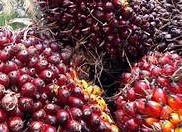
#> input picture 1207070066_Mochammad Reza Dwi Syahputra_praktikum pcd 10/zoom.jpg, 182 x 132 px
$ python 'tugas 6.py'
#> lines starting #> are read from the running program, lines starting #| are printed output that depends on the picture
# tampilkan kedua gambar
import cv2
from matplotlib import pyplot as plt
# panggil dan konversi warna agar sesuai dengan Matplotlib
einstein = cv2.imread('zoom.jpg')
#> einstein is the input picture: shape (132, 182, 3); mean B, G, R 73.5, 69.2, 119.1
einstein =  cv2.cvtColor(einstein, cv2.COLOR_BGR2RGB) # simpan dengan nama yang sama = ditumpuk
# panggil dan konversi warna agar sesuai dengan Matplotlib
solvay = cv2.imread('sawit.jpg')
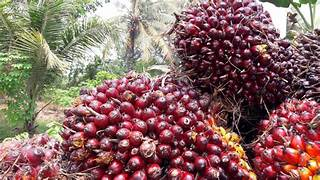
#> input picture 1207070066_Mochammad Reza Dwi Syahputra_praktikum pcd 10/sawit.jpg, 320 x 180 px
#> solvay is the input picture: shape (180, 320, 3); mean B, G, R 100.6, 105.1, 137.8
solvay =  cv2.cvtColor(solvay, cv2.COLOR_BGR2RGB)
plt.subplot(121),plt.imshow(einstein), plt.title('Einstein')
plt.subplot(122),plt.imshow(solvay), plt.title('Solvay Conference 1927')
plt.show()
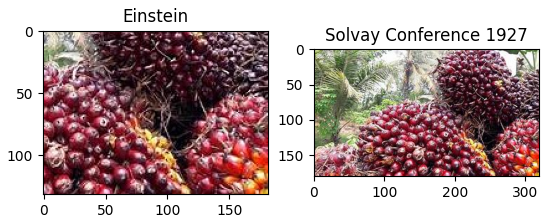
#> figure drawn by matplotlib, 2 panels

import cv2
import numpy as np
from matplotlib import pyplot as plt

img = cv2.imread('zoom.jpg',0)
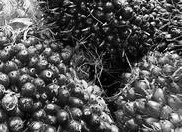
#> img: shape (132, 182); min 0, max 255, mean 84.6
img2 = img.copy()
template = cv2.imread('sawit.jpg',0)
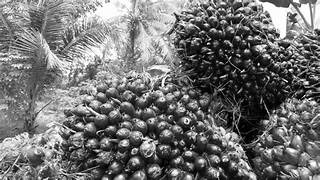
#> template: shape (180, 320); min 0, max 255, mean 114.3
w, h = template.shape[::-1]
#> w = 320; h = 180

# All the 6 methods for comparison in a list
methods = ['cv2.TM_CCOEFF', 'cv2.TM_CCOEFF_NORMED', 'cv2.TM_CCORR',
            'cv2.TM_CCORR_NORMED', 'cv2.TM_SQDIFF', 'cv2.TM_SQDIFF_NORMED']

# perbesar ukuran hasil plotting
plt.rcParams["figure.figsize"] = (15,15)

for met in methods:
    img = img2.copy()
    method = eval(met)

    # menggunakan template matching
    res = cv2.matchTemplate(img,template,method)

    # mencari ukuran citra template untuk menggambar kotak
    min_val, max_val, min_loc, max_loc = cv2.minMaxLoc(res)

    # metode TM_SQDIFF dan TM_SQDIFF_NORMED menggunakan persamaan yang sedikit berbeda
    # sehingga dibuatkan fungsi khusus untuk mengambil nilai minimum
    if method in [cv2.TM_SQDIFF, cv2.TM_SQDIFF_NORMED]:
        top_left = min_loc
    else:
        top_left = max_loc
    bottom_right = (top_left[0] + w, top_left[1] + h)

    # buat persegi pada lokasi yang ditemukan
    cv2.rectangle(img, top_left, bottom_right, 255, 2) # 2 adalah ketebalan garis kotak

    print("hasil metode", met, ": " )
    plt.subplot(121),plt.imshow(res,cmap = 'gray')
    plt.title('Hasil matching'), plt.xticks([]), plt.yticks([])
    plt.subplot(122),plt.imshow(img,cmap = 'gray')
    plt.title('Lokasi terdeteksi'), plt.xticks([]), plt.yticks([])

    plt.show()
#> this loop made 6 passes
#> (min_val, max_val, min_loc, top_left, bottom_right) on passes 1 to 4: (-19684168, 98815144, (29, 0), (138, 47), (458, 227)), (-0.195, 0.998, (29, 0), (138, 47), (458, 227)), (182032976, 283938656, (100, 48), (0, 0), (320, 180)), (0.655, 0.999, (92, 44), (138, 47), (458, 227))
#> (min_val, max_val, max_loc, top_left, bottom_right) on passes 5 to 6: (428438, 306313824, (29, 0), (138, 47), (458, 227)), (0.00158, 0.795, (32, 0), (138, 47), (458, 227))
#> pass 1, `res = cv2.matchTemplate(img,template,method)`:
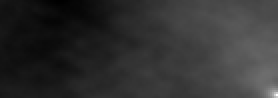
#> res: shape (49, 139) float32 (shown 2 times larger); min -19684168, max 98815144, mean 3190592.5; drawn with min black and max white
#> pass 1, `plt.show()`:
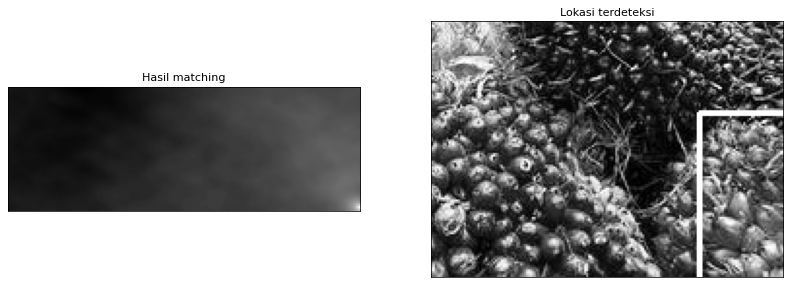
#> figure drawn by matplotlib, 2 panels
#> after the loop:
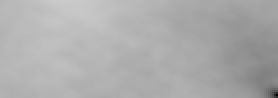
#> res: shape (49, 139) float32 (shown 2 times larger); min 0.00158, max 0.795, mean 0.679
